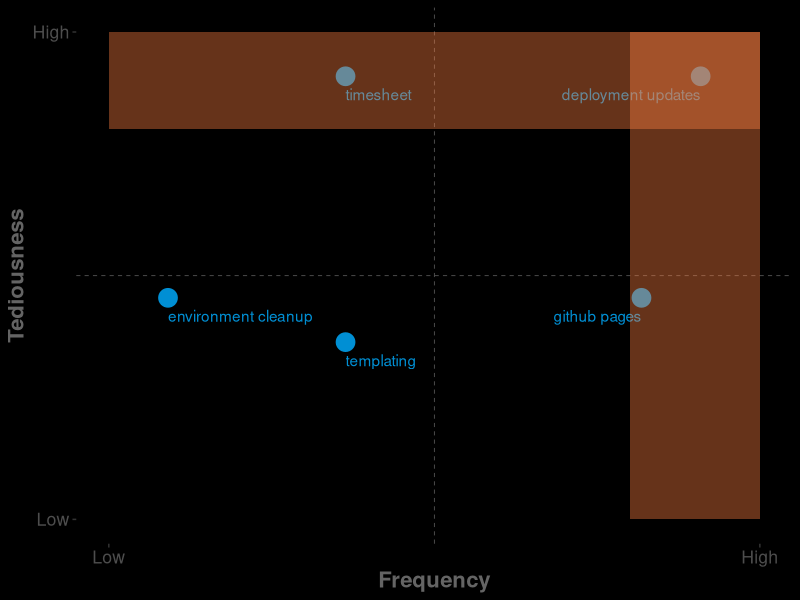
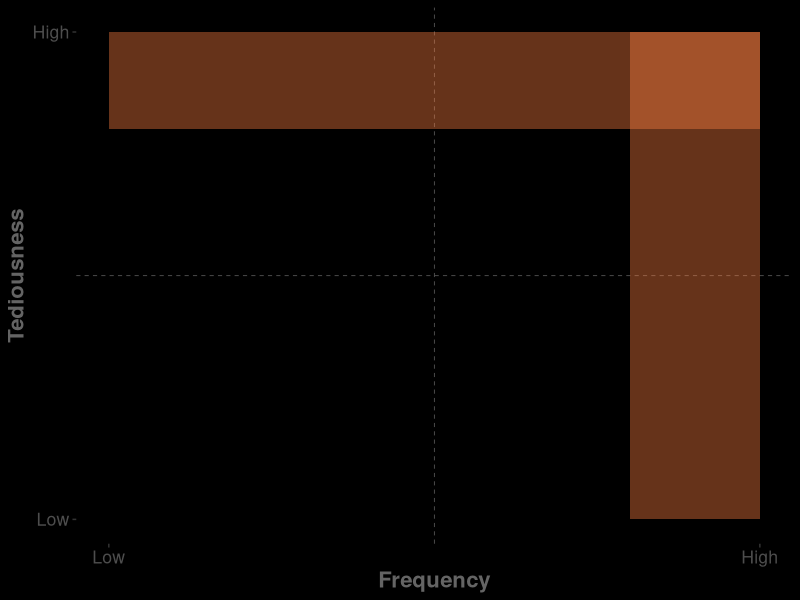

R code for these plots, in order:
library(ggplot2)

# emakina colors
tangerine<-"#ff7f41" #orange
tangerine_transparent<-"#ff7f4185"
chartreuse<- "#8cc63f" #green
chartreuse_transparent<- "#8cc63f85"
azure<- "#008fd4" #blue
colors <- c(tangerine, chartreuse)
black<-"#000000"
grey1<-"#c8c8c8" # light grey
grey2<-"#969696" # middle grey
grey3<-"#646464" # dark grey

names<-c("timesheet","github pages","templating","deployment updates","environment cleanup")
tediousness<-c(10, 5,4,10,5)
frequency<- c(4,9,4,10,1)


data <-data.frame(names, frequency, tediousness)
data$annoyance<-data$frequency + data$tediousness

#showPoints: if TRUE, then the points are plotted with their corresponding labels
# outFile: the path where to save the generated graph
get_graph<-function(showPoints,outFile){
 p<-ggplot(data, aes(x=frequency,y=tediousness)) +
   #color labels and breaks (put in the legend)
   # no coloring after all, it's duplicate information
   # scale_colour_gradient(low=chartreuse, high=tangerine,breaks=c(min(data$annoyance), max(data$annoyance)),labels = c("Low", "High")) + # color coding of points
   # Axis labels and legend label
   xlab('Frequency') + ylab('Tediousness') +  labs(color="Annoyance") +
   # lim is the range of the x-axis, breaks defines which ticks to display, and labels are the labels of the ticks
   scale_x_continuous(lim=c(0,max(data$frequency)+1), breaks=c(0, max(data$frequency)+1), labels=c('Low', 'High')) +
   # same as for x-axis :)
   scale_y_continuous(lim=c(0,max(data$tediousness)+1), breaks=c(0, max(data$tediousness)+1), labels=c('Low', 'High'))
 if(showPoints){
  p<-p+geom_point(size=6, color=azure,alpha=1)+
  geom_text(aes(label=names),hjust="inward",vjust=2,colour=azure)
 }
 # label sizes
 titleSize<-18
 labelSize<-14

 p<-p+theme(
  text=element_text(size=16),
  # set colour to NA otherwise you have a small white border - ANNOYING!
  plot.background=element_rect(fill=black,colour=NA),
  legend.background=element_rect(fill=black),
  panel.background = element_rect(fill = black,
                                size = 2, linetype = "solid"),
  panel.grid.major = element_line(size = 0.5, linetype = 'solid',
                                colour = NA),
  panel.grid.minor = element_line(size = 0.25, linetype = 'dashed',
                                colour = grey3)
  ,legend.text=element_text(color=grey3)
  ,legend.title=element_text(color=grey3)

  ,axis.title.x = element_text( color=grey3, face='bold')
  ,axis.title.y = element_text( color=grey3, face='bold')
  #,plot.margin=grid::unit(c(0,0,0,0), "mm")
)

 # add rectangles to highlight the interesting areas
 p<-p +
  # horizontal bar
  annotate("rect",xmin=0,xmax=max(data$frequency)+1,ymax=max(data$tediousness)+1,ymin=0.8*(max(data$tediousness)+1),alpha=0.4,fill=tangerine)+
  # vertical bar
  annotate("rect",xmin=(1-0.2)*(max(data$frequency)+1),xmax=max(data$frequency)+1,ymax=max(data$tediousness)+1,ymin=0,alpha=0.4,fill=tangerine)

 ggsave(outFile, p)
}

# Generate graph with points
get_graph(TRUE,"./assets/scatterplot.png")
# Generate graph without points - used in introduction
get_graph(FALSE,"./assets/scatterplot_intro.png")
